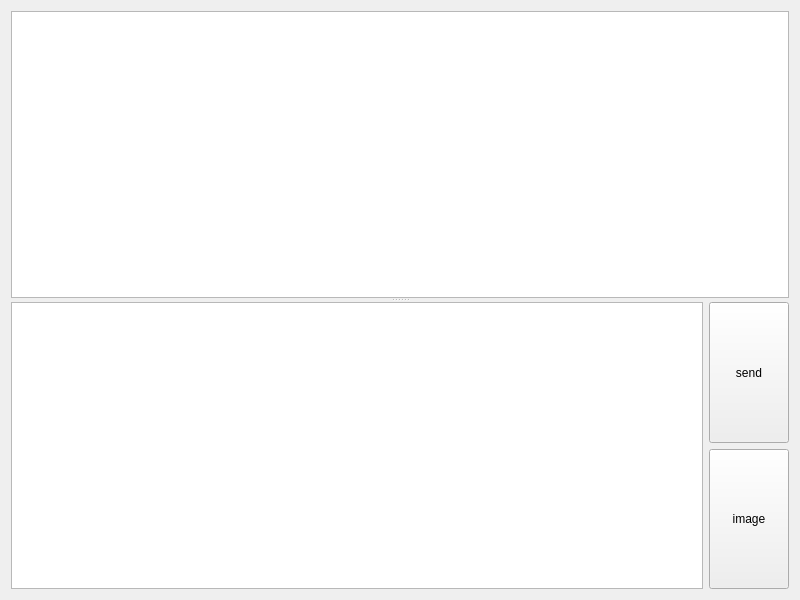
<?xml version="1.0" encoding="UTF-8"?>
<ui version="4.0">
 <class>Widget</class>
 <widget class="QWidget" name="Widget">
  <property name="geometry">
   <rect>
    <x>0</x>
    <y>0</y>
    <width>800</width>
    <height>600</height>
   </rect>
  </property>
  <property name="windowTitle">
   <string>Client</string>
  </property>
  <layout class="QVBoxLayout" name="verticalLayout_2">
   <item>
    <widget class="QSplitter" name="splitter">
     <property name="orientation">
      <enum>Qt::Vertical</enum>
     </property>
     <widget class="QTextEdit" name="textMsg">
      <property name="font">
       <font>
        <family>Arial</family>
        <pointsize>14</pointsize>
       </font>
      </property>
      <property name="readOnly">
       <bool>true</bool>
      </property>
     </widget>
     <widget class="QWidget" name="layoutWidget">
      <layout class="QHBoxLayout" name="horizontalLayout">
       <item>
        <widget class="QTextEdit" name="textEdit">
         <property name="font">
          <font>
           <family>Arial</family>
           <pointsize>14</pointsize>
          </font>
         </property>
         <property name="readOnly">
          <bool>false</bool>
         </property>
        </widget>
       </item>
       <item>
        <layout class="QVBoxLayout" name="verticalLayout">
         <item>
          <widget class="QPushButton" name="btnsend">
           <property name="sizePolicy">
            <sizepolicy hsizetype="Minimum" vsizetype="Preferred">
             <horstretch>0</horstretch>
             <verstretch>0</verstretch>
            </sizepolicy>
           </property>
           <property name="text">
            <string>send</string>
           </property>
          </widget>
         </item>
         <item>
          <widget class="QPushButton" name="btnimage">
           <property name="sizePolicy">
            <sizepolicy hsizetype="Minimum" vsizetype="Preferred">
             <horstretch>0</horstretch>
             <verstretch>0</verstretch>
            </sizepolicy>
           </property>
           <property name="text">
            <string>image</string>
           </property>
          </widget>
         </item>
        </layout>
       </item>
      </layout>
     </widget>
    </widget>
   </item>
  </layout>
 </widget>
 <resources/>
 <connections/>
</ui>
